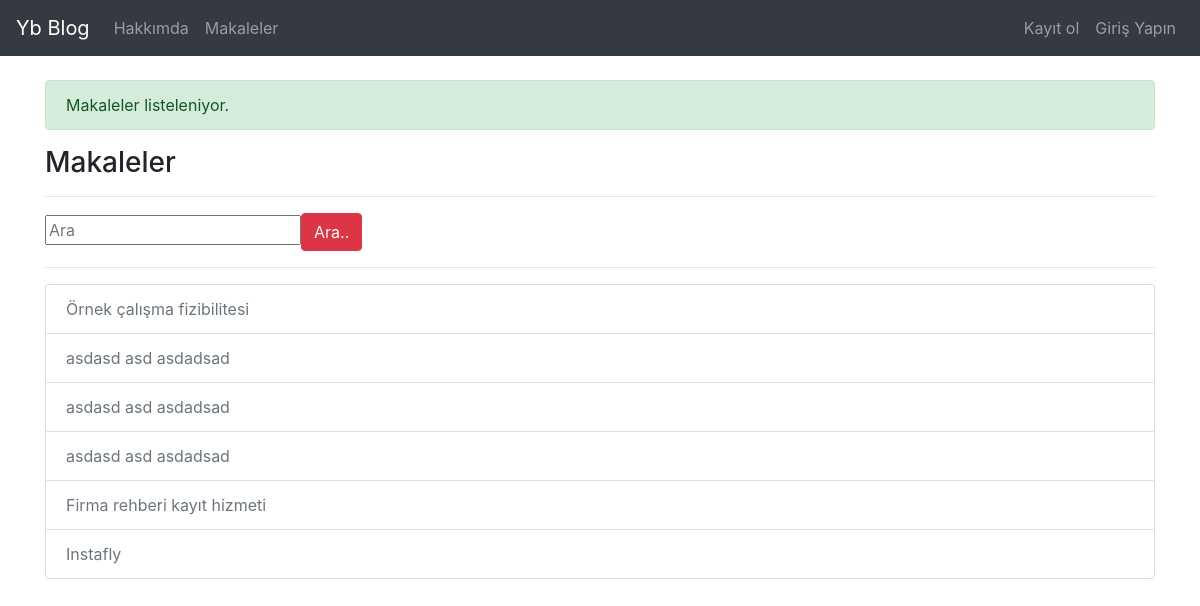
Page /articles on the earlier database version.
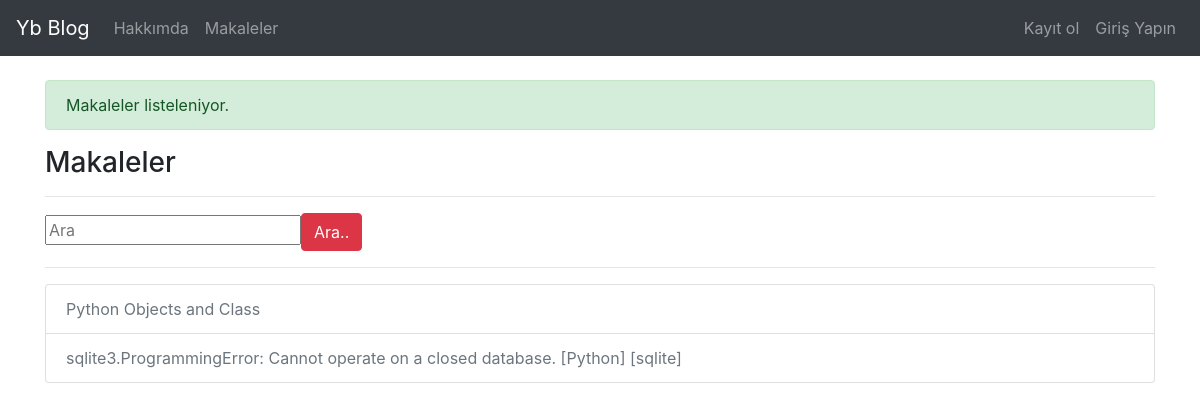
Same page on the later database version.
### tables this page shows
CREATE TABLE "articles" (
	"id"	INTEGER PRIMARY KEY AUTOINCREMENT,
	"title"	TEXT,
	"author"	TEXT,
	"content"	TEXT,
	"created_date" datetime DEFAULT CURRENT_TIMESTAMP
);

### blog.py (the view)
@app.route("/articles")
def articles():
    with sql.connect("./blog.db") as con:
        cur = con.cursor()
        cur.execute("select * from articles")
        rows = cur.fetchall()
        if rows != None:
            flash("Makaleler listeleniyor.", "success")
            return render_template("articles.html", rows = rows)
        else:
            flash("Listelemede hata oluştu.", "warning")
            return render_template("articles.html")
    cur.close()

### templates/articles.html
{% extends "layout.html" %}
{% block doldur %}
<h3>Makaleler</h3><hr>
<form action="/search" method="POST">
<input type="text" name="keyword" class="input-sm" maxlength="64" placeholder="Ara" /><button type="submit" class="btn btn-danger">Ara..</button>
<form>
<hr>
{% if rows %}
<div class="list-group">
    {% for i in rows %}
        <a href="/article/{{ i[0] }}" class="list-group-item list-group-item-action disabled">{{i[1]}}</a>
    {% endfor %}
</div>
{% else %}
<div class="alert alert-danger">Henüz yazı yok.</div>
{% endif %}
{% endblock doldur %}

Differences in the rows shown:
removed articles: title "Örnek çalışma fizibilitesi"
removed articles: title "asdasd asd asdadsad"
removed articles: title "asdasd asd asdadsad"
removed articles: title "asdasd asd asdadsad"
removed articles: title "Instafly"
changed articles: title "Firma rehberi kayıt hizmeti" → "Python Objects and Class"
added articles: title "sqlite3.ProgrammingError: Cannot operate on a closed database. [Python] [sqlite]"
